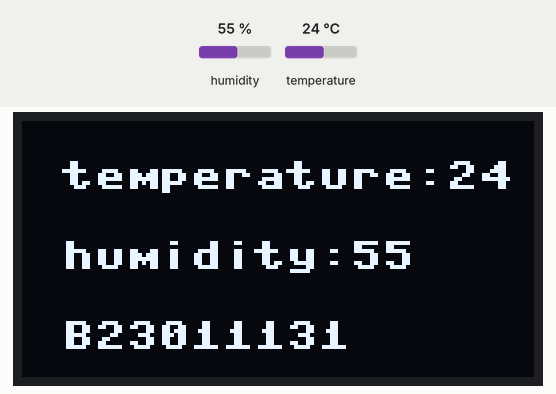
A program run on a simulated ESP8266 board running MicroPython. Shown: 128×64 one-colour display. Inputs (shaded band) come from the test bench; at power-on: humidity 55 %, temperature 24 °C. What the program prints to the serial console is not drawn. At 0.1 s the program stops and its outputs stay as they are.

Above: at 0.1 s.

The program:

oled_dht.py
```python
from machine import Pin, I2C
import ssd1306
import dht
dht11 = dht.DHT11(Pin(5))
dht11.measure()
temp = dht11.temperature()
hum = dht11.humidity()
print(hum)
oled = ssd1306.SSD1306_I2C(128,64,I2C(scl=Pin(14), sda=Pin(2)))
oled.fill(0)
oled.text(f'temperature:{temp}', 10, 10)
oled.text(f'humidity:{hum}', 10, 30)
oled.text('B23011131', 10, 50)
oled.show()
```
